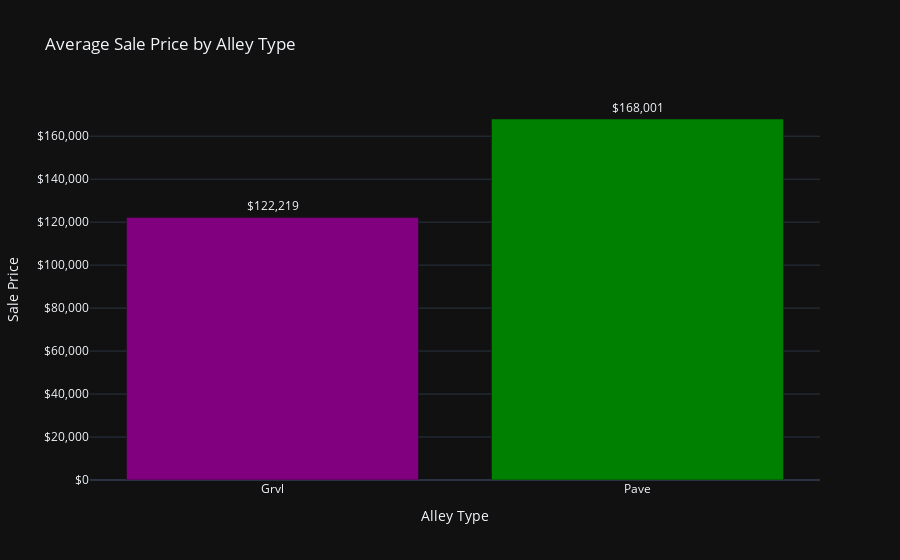

The notebook cell this image was saved under:
### Code cell
fig6.show()

### Figure 1 — Plotly figure (JSON) as saved in the notebook; plotly's stock layout.template omitted (floating-point values rounded to 4 significant figures)
{"data": [{"alignmentgroup": "True", "hovertemplate": "color=green<br>x=%{x}<br>y=%{y}<br>text=%{text}<extra></extra>", "legendgroup": "green", "marker": {"color": "purple", "pattern": {"shape": ""}}, "name": "green", "offsetgroup": "green", "orientation": "v", "showlegend": true, "text": [122200.0], "textposition": "outside", "texttemplate": "$%{text:,.0f}", "type": "bar", "x": ["Grvl"], "xaxis": "x", "y": [122200.0], "yaxis": "y"}, {"alignmentgroup": "True", "hovertemplate": "color=purple<br>x=%{x}<br>y=%{y}<br>text=%{text}<extra></extra>", "legendgroup": "purple", "marker": {"color": "green", "pattern": {"shape": ""}}, "name": "purple", "offsetgroup": "purple", "orientation": "v", "showlegend": true, "text": [168000.0], "textposition": "outside", "texttemplate": "$%{text:,.0f}", "type": "bar", "x": ["Pave"], "xaxis": "x", "y": [168000.0], "yaxis": "y"}], "layout": {"barmode": "relative", "legend": {"title": {"text": "color"}, "tracegroupgap": 0}, "showlegend": false, "title": {"text": "Average Sale Price by Alley Type"}, "xaxis": {"anchor": "y", "domain": [0, 1], "title": {"text": "Alley Type"}}, "yaxis": {"anchor": "x", "domain": [0, 1], "tickformat": ",", "tickprefix": "$", "title": {"text": "Sale Price"}}}}
